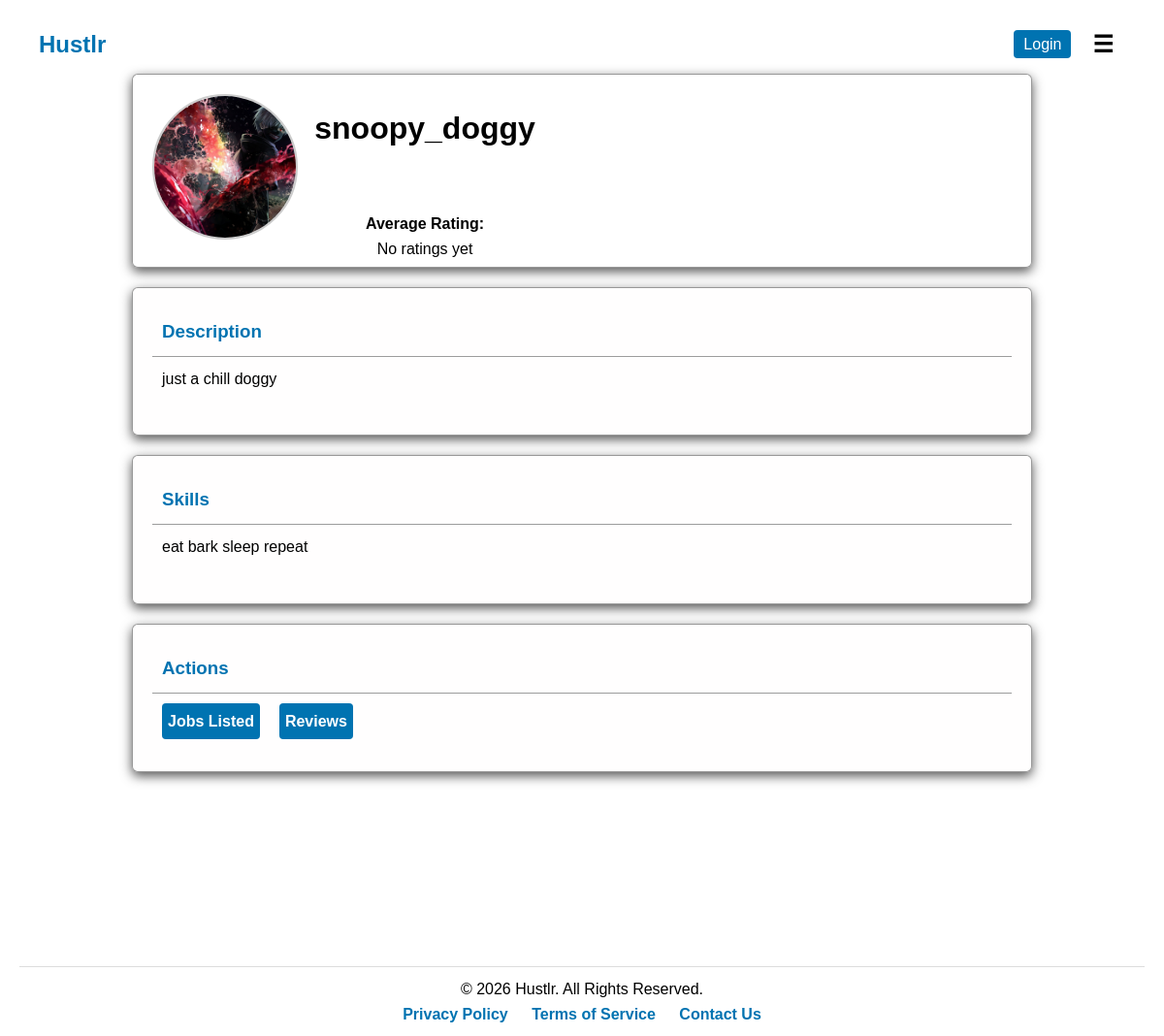
The app's page /users/profile/13/, older data.
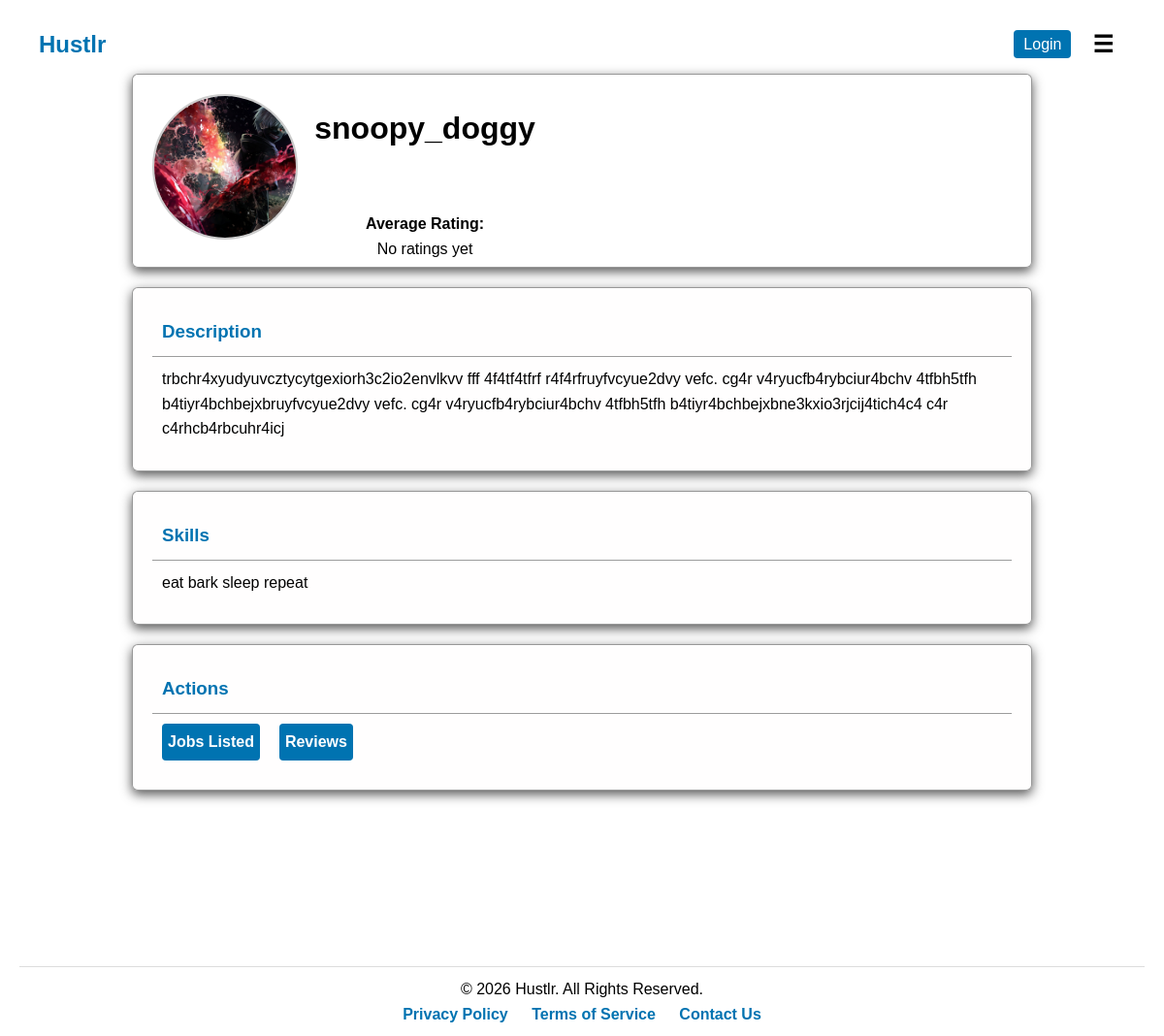
The same page, newer data.
### users/models.py (models this page shows, shortened)
class Profile(models.Model):
    user = models.OneToOneField(User, on_delete=models.CASCADE)
    profile_name = models.CharField(max_length=30, unique=False, blank=True, null=False)
    profile_picture = models.ImageField(upload_to='profile_pics/', blank=True, null=True)
    location = models.TextField(blank=False)
    description = models.TextField(max_length=250, blank=True)
    avg_review_score = models.FloatField(default=0.0)
    skills = models.TextField(blank=True)
    resume = models.FileField(upload_to='resumes/', blank=True, null=True)

### users/views.py (the view)
# urls.py: path('profile/<int:profile_id>/', views.profile_detail, name='profile_detail'),
def profile_detail(request, profile_id):
    profile = get_object_or_404(Profile, id=profile_id)
    reviews = Review.objects.filter(review_received=profile)
    average_rating = Review.objects.filter(review_received=profile).aggregate(Avg('rating'))['rating__avg']
    return render(request, 'users/profile_detail.html', {
        'profile': profile,
        'reviews': reviews,
        'average_rating': average_rating,
    })

### users/context_processors.py (called while the page is built)
def unread_messages(request):
    if request.user.is_authenticated:
        conversations = Conversation.objects.filter(
            messages__is_read=False
        ).exclude(messages__sender=request.user).distinct()
        count = conversations.count()
    else:
        count = 0
    return {'unread_count': count}

### users/templatetags/custom_filters.py (called while the page is built)
@register.filter
def split(value, key):
    if value:
        return [v.strip() for v in value.split(key) if v.strip()]
    return []

### users/templates/users/profile_detail.html (shortened to what this page needs)
{% extends 'job_board/base.html' %}
{% load static %}
{% load custom_filters %}
{% block extra_css %}
<link rel="stylesheet" href="{% static 'css/profile.css' %}">
{% endblock %}
{% block content %}
<div class="profile-container">
    <div class="profile-header">
        <div class="profile-left">
            <div class="profile-picture">
                {% if profile.profile_picture %}
                    <img class="profile" src="{{ profile.profile_picture.url }}">
                {% else %}
                    <img class='profile' src="{% static 'images/default_profile.png' %}" alt="Profile Preview" class="profile-preview">
                {% endif %}
            </div>
            <div class="profile-info">
                <h1>{{ profile.user }}</h1>
                <div class="profile-rating">
                    <h4>Average Rating:</h4>
                    {% if average_rating is not None %}
                        <p>⭐ {{ average_rating|floatformat:-1 }} / 5</p>
                    {% else %}
                        <p>No ratings yet</p>
                    {% endif %}
                </div>
            </div>
        </div>
    </div>
    <div class="profile-section">
        <h3>Description</h3>
        <p>{{ profile.description }}</p>
    </div>
    <div class="profile-section">
        <h3>Skills</h3>
        {% if profile.skills %}
            <ul class="skills-list">
                {% for skill in profile.skills|split:"," %}
                    {% if skill %}
                        <li>{{ skill }}</li>
                    {% endif %}
                {% endfor %}
            </ul>
        {% else %}
            <p>No skills added yet.</p>
        {% endif %}
    </div>
    <div class="profile-section">
        <h3>Actions</h3>
        <div class="profile-actions">
            <a href="{% url 'user_jobs' profile.id %}">Jobs Listed</a>
            <a href="{% url 'reviews' profile.id %}">Reviews</a>
        </div>
    </div>
</div>
{% endblock %}

### job_board/templates/job_board/base.html (shortened to what this page needs)
{% load static %}
<!DOCTYPE html>
<html lang="en">
<head>
    <link rel="stylesheet" href="{% static 'css/styles.css' %}">
    <link rel="stylesheet" href="https://cdnjs.cloudflare.com/ajax/libs/font-awesome/6.7.1/css/all.min.css" />
    {% block extra_css %}{% endblock %}
</head>
<body>
    <header>
        <nav id="info">
            <a href='{% url 'home' %}' class='logo'>Hustlr</a>
            <div class='nav-right'>
            {% if user.is_authenticated and user.profile %}
                <a href="{% url 'inbox' %}">✉</a>
                <a href="{% url 'notifications' %}">🕭 ({{ unread_count }})</a>
                <a href="{% url 'profile_detail' user.profile.id %}">👤</a>
            {% else %}
            <div class='login'>
                <a href="{% url 'login' %}">Login</a>
            </div>
            {% endif %}
            <button id="menu-btn">☰</button>
        </nav>
    </header>
    {% block content %}{% endblock %}
    <footer>
        <p>&copy; <span id="year"></span> Hustlr. All Rights Reserved.</p>
        <a href="{% url 'privacy' %}">Privacy Policy</a>
        <a href="{% url 'terms' %}">Terms of Service</a>
        <a href="{% url 'contact' %}">Contact Us</a>
    </footer>
</body>
</html>

### static/css/styles.css (style rules this page uses)
* { margin: 0; padding: 0; box-sizing: border-box; font-family: Arial, sans-serif; }
html { scroll-behavior: smooth; scroll-padding-top: 7rem; }
body { background-color: #ffffff; color: #000000; line-height: 1.6; padding: 0 20px; padding-top: 1rem; position: relative; }
header { padding: 10px 20px; }
.nav-right { display: flex; align-items: center; gap: 10px; }
.logo { font-size: 24px; font-weight: bold; color: #0073b1; }
ul { list-style-type: none; margin: 0; padding: 0; }
a { text-decoration: none; color: #0073b1; }
button { background-color: #0073b1; color: rgb(172, 172, 172); border: none; padding: 6px 12px; border-radius: 4px; cursor: pointer; font-weight: bold; text-decoration: none; transition: background 0.2s; }
#menu-btn { font-size: 24px; background: none; border: none; color: rgb(0, 0, 0); cursor: pointer; }
header nav#info { display: flex; justify-content: space-between; align-items: center; }
nav#info .login a { background-color: #0073b1; color: rgb(255, 255, 255); text-decoration: none; padding: 6px 10px; border-radius: 4px; font-weight: normal; transition: background 0.2s; }
header .nav-right a { background-color: #ffffff; color: rgb(0, 0, 0); text-decoration: none; font-weight: bold; padding: 10px 10px; border-radius: 4px; transition: background 0.2s; }
footer { margin-top: 200px; padding: 10px 0; text-align: center; border-top: 1px solid #ddd; }
footer a { margin: 0 10px; color: #0073b1; text-decoration: none; font-weight: bold; }

### static/css/profile.css (style rules this page uses)
.profile-container { height: 90vh; gap: 20px; flex-direction: column; align-items: center; display: flex; }
.profile-header { width: 80%; height: 200px; display: flex; border: 1px solid #00000067; background-color: #ffffff97; border-radius: 6px; transition: box-shadow 0.2s; box-shadow: 0 4px 12px rgba(0, 0, 0, 0.671); padding: 20px; position: relative; }
.profile-left { display: flex; width: 50%; }
.profile { width: 150px; height: 150px; object-fit: cover; border-radius: 50%; margin-bottom: 0.5rem; border: 2px solid #ccc; }
.profile-info { padding: 10px; text-align: center; }
.profile-rating { padding: 60px; }
.profile-section { width: 80%; height: 200px; display: column; border: 1px solid #00000067; background-color: #fffdfd97; border-radius: 6px; transition: box-shadow 0.2s; box-shadow: 0 4px 12px rgba(0, 0, 0, 0.671); padding: 20px; position: relative; max-height: 200px; }
.profile-section h3 { border-bottom: 1px solid #00000063; color: #0073b1; padding: 10px; }
.profile-section p { padding: 10px; }
.skills-list { padding: 10px; border-radius: 20px; }
.profile-actions { display: flex; }
.profile-actions a { background-color: #0073b1; color: white; border: none; padding: 6px 6px; border-radius: 4px; cursor: pointer; font-weight: bold; text-decoration: none; transition: background 0.2s; height: 100%; margin: 10px; }

Row changes from the older to the newer data that the page shows:
changed Profile "eat bark sleep repeat": description "just a chill doggy" → "trbchr4xyudyuvcztycytgexiorh3c2io2envlkvv fff 4f4tf4tfrf r4f4rfruyfvcyue2dvy vefc. cg4r v4ryucfb4rybciur4bchv 4tfbh5tfh b4tiyr4bchbejxbruyfvcyue2dvy vefc. cg4r v4ryucfb4rybciur4bchv 4tfbh5tfh b4tiyr4bchbejxbne3kxio3rjcij4tich4c4 c4r c4rhcb4rbcuhr4icj"
